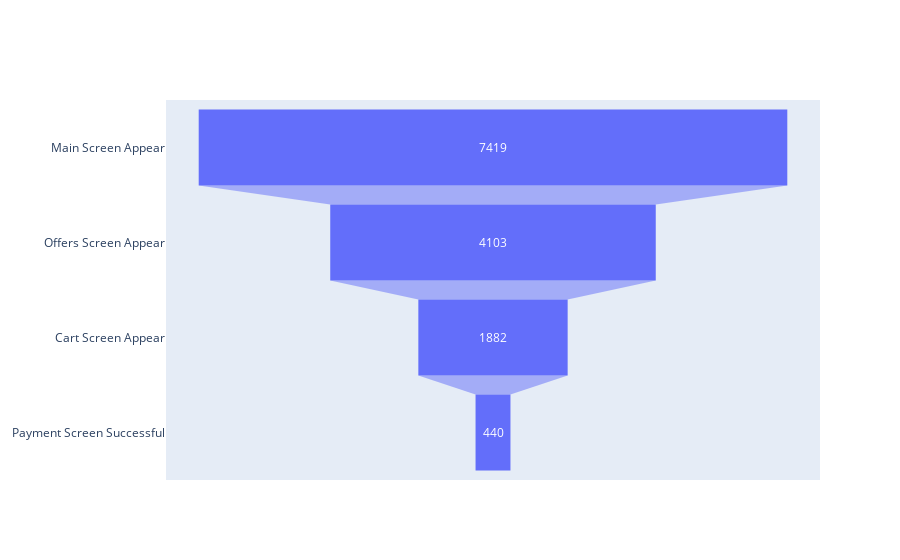

Write notebook code for a chart like this one.
### Code cell
fig = go.Figure(go.Funnel(
    y = ['Main Screen Appear', 'Offers Screen Appear', 'Cart Screen Appear', 'Payment Screen Successful'],
    x = [n_MainScreenAppear, n_OffersScreenAppear, n_CartScreenAppear, n_PaymentScreenSuccessful]
    ))
fig.show()

### Figure 1 — Plotly figure (JSON) as saved in the notebook; plotly's stock layout.template omitted (floating-point values rounded to 4 significant figures)
{"data": [{"type": "funnel", "x": [7419, 4103, 1882, 440], "y": ["Main Screen Appear", "Offers Screen Appear", "Cart Screen Appear", "Payment Screen Successful"]}], "layout": {}}
